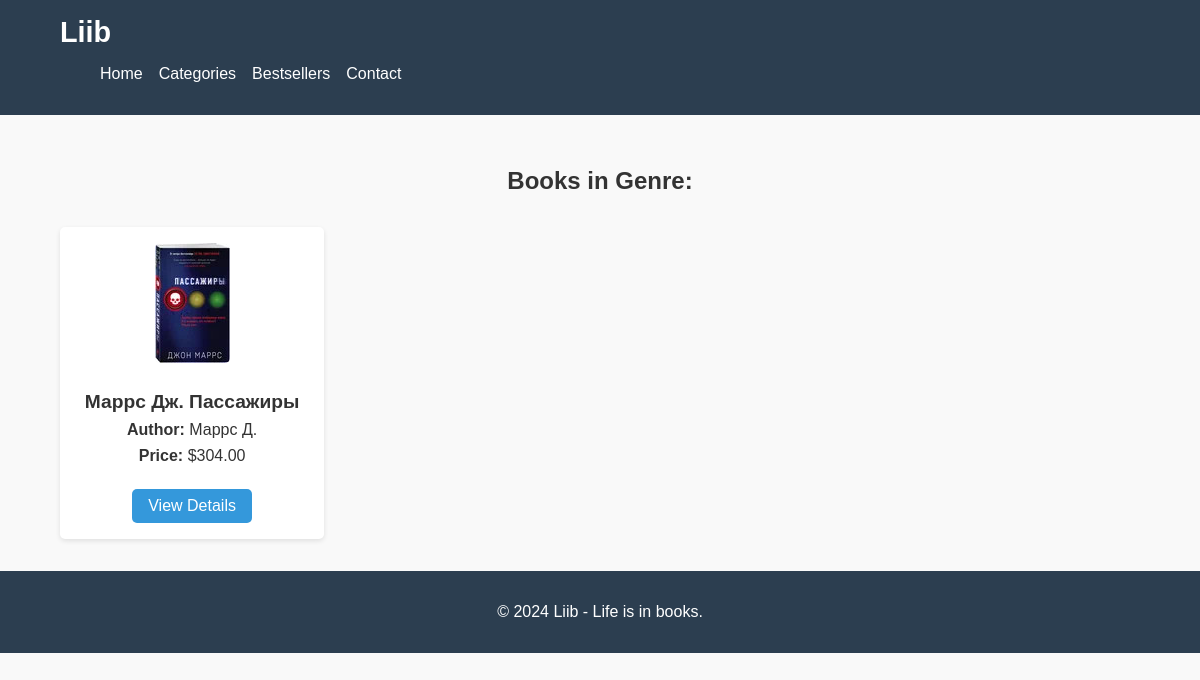
Screenshot of /genre/thr/ with the database file from the repository.
### books/models.py (models this page shows, shortened)
class Book(models.Model):
    title = models.CharField(max_length=100)
    author = models.CharField(max_length=100)
    published_date = models.DateField()
    photo = models.ImageField(upload_to='images/')
    description = models.TextField(null=True, blank=True)
    price = models.DecimalField(max_digits=8, decimal_places=2, null=True)
    genre = models.ForeignKey(Genre, on_delete=models.SET_NULL, null=True, related_name='books')

### books/views.py (the view)
# urls.py: path('genre/<str:genre_code>/', genrepage_view, name='genre'),
def genrepage_view(request, genre_code):
    books = Book.objects.filter(genre__code=genre_code)
    return render(request, 'genrepage.html',{'books': books})

### templates/genrepage.html (shortened to what this page needs)
<!DOCTYPE html>
{% load static %}
<html lang="en">
<head>
    <link rel="stylesheet" href="{% static 'css/genrepage.css' %}">
</head>
<body>
    <header>
        <div class="container">
            <h1 class="logo">Liib</h1>
            <nav>
                <ul class="nav-links">
                    <li><a href="/home/">Home</a></li>
                    <li><a href="/categories/">Categories</a></li>
                    <li><a href="/bestsellers/">Bestsellers</a></li>
                    <li><a href="/contact/">Contact</a></li>
                </ul>
            </nav>
        </div>
    </header>
    <main>
        <section class="books-by-genre">
            <div class="container">
                <h1>Books in Genre: {{ genre_name }}</h1>
                <div class="book-grid">
                    {% for book in books %}
                    <div class="book-item">
                        <img src="{{ book.photo.url }}" alt="{{ book.title }}">
                        <h3>{{ book.title }}</h3>
                        <p><strong>Author:</strong> {{ book.author }}</p>
                        <p><strong>Price:</strong> ${{ book.price }}</p>
                        <a href="/book/{{ book.id }}/" class="btn">View Details</a>
                    </div>
                    {% empty %}
                    <p>No books found in this genre.</p>
                    {% endfor %}
                </div>
            </div>
        </section>
    </main>
    <footer>
        <div class="container">
            <p>&copy; 2024 Liib - Life is in books.</p>
        </div>
    </footer>
</body>
</html>

### static/css/genrepage.css (style rules this page uses)
body { font-family: Arial, sans-serif; margin: 0; padding: 0; color: #333; background-color: #f9f9f9; }
.container { width: 90%; max-width: 1200px; margin: 0 auto; }
header { background-color: #2c3e50; color: white; padding: 1rem 0; }
.logo { font-size: 1.8rem; margin: 0; }
.nav-links { list-style: none; display: flex; gap: 1rem; }
.nav-links a { color: white; text-decoration: none; }
.books-by-genre { padding: 2rem 0; }
.books-by-genre h1 { text-align: center; margin-bottom: 2rem; }
.book-grid { display: grid; grid-template-columns: repeat(4, 1fr); gap: 1rem; }
.book-item { width: 90%; background-color: white; border-radius: 5px; padding: 1rem; box-shadow: 0 2px 5px rgba(0, 0, 0, 0.1); text-align: center; }
.book-item img { max-width: 100%; border-radius: 5px; margin-bottom: 1rem; }
.book-item h3 { margin: 0.5rem 0; font-size: 1.2rem; }
.book-item p { margin: 0.5rem 0; }
.book-item .btn { display: inline-block; padding: 0.5rem 1rem; background-color: #3498db; color: white; text-decoration: none; border-radius: 5px; margin-top: 1rem; }
footer { background-color: #2c3e50; color: white; padding: 1rem 0; text-align: center; }

### rows the page displays
Book: photo (picture), title "Маррс Дж. Пассажиры", author "Маррс Д.", price "304.00"
